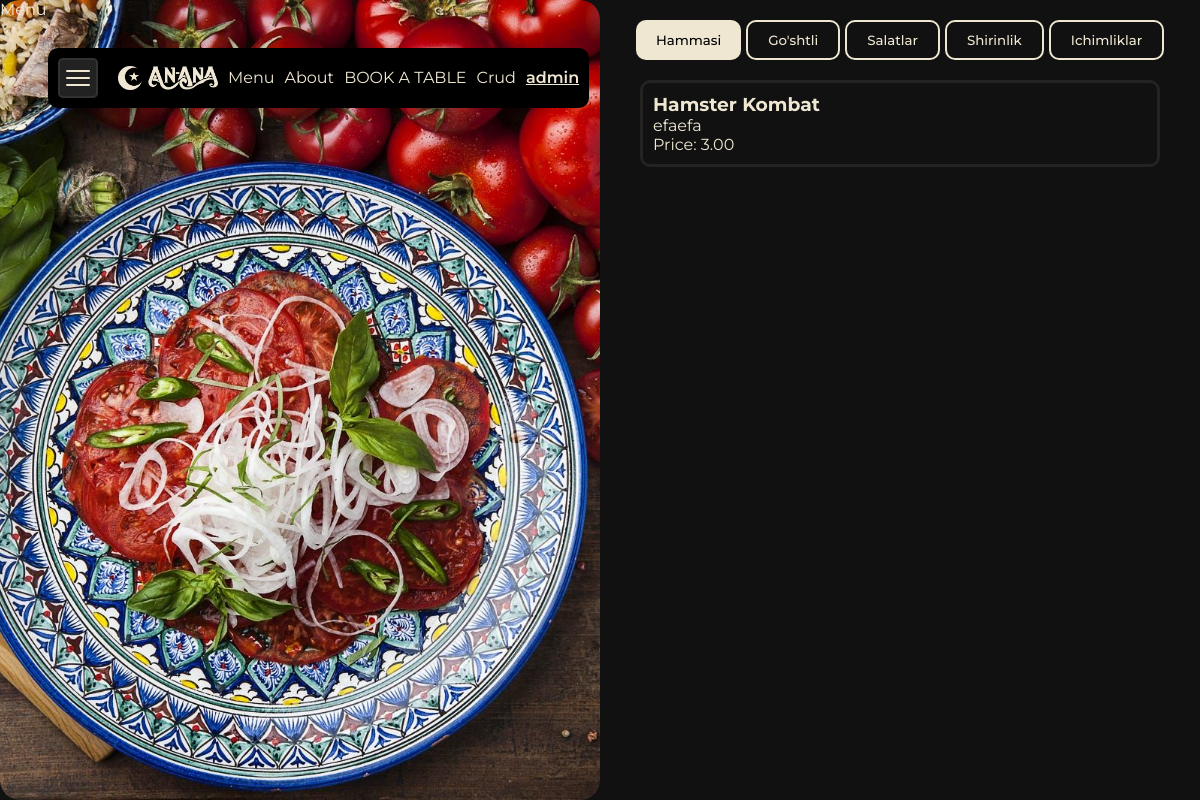
The page /menu_item/ (signed in) on the database its author committed.
### menu/models.py (models this page shows, shortened)
class MenuItem(models.Model):
    CHOICE_CATEGORY = [
        ('Hammasi','Hammasi'),
        ("Go'shtli","Go'shtli"),
        ('Salatlar','Salatlar'),
        ('Shirinlik','Shirinlik'),
        ('Ichimliklar','Ichimliklar')
    ]
    name = models.CharField(max_length=100)
    description = models.TextField()
    price = models.DecimalField(max_digits=5, decimal_places=2)
    available = models.BooleanField(default=True)
    category = models.CharField(max_length=15, choices=CHOICE_CATEGORY, default='Hammasi')

### myproject/views.py (the view)
# urls.py: path('menu_item/', views.menu_item),
@login_required
def menu_item(request):
    menu_items = MenuItem.objects.all()
    context = {
        "menu_items":menu_items
    }
    return render(request, 'menu_item.html', {'context': context})

### templates/menu_item.html (shortened to what this page needs)
{% extends 'base.html' %}
{% load static %}
{% block css %}
  <link rel="stylesheet" href="{% static 'css/menu.css' %}" />
{% endblock %}
{% block content %}
  <div class="menu-main">
    <div class="left-2"><span class="text">Menu</span></div>
    <div class="right">
      <div class="buttons">
        <button class="filter-btn white-btn" data-category="all">Hammasi</button>
        <button class="filter-btn border-btn" data-category="Go'shtli">Go'shtli</button>
        <button class="filter-btn border-btn" data-category="Salatlar">Salatlar</button>
        <button class="filter-btn border-btn" data-category="Shirinlik">Shirinlik</button>
        <button class="filter-btn border-btn" data-category="Ichimliklar">Ichimliklar</button>
      </div>
      <div id="menu-items">
        {% for item in context.menu_items %}
          <div class="menu-item" data-category="{{ item.category }}">
            <h3>{{ item.name }}</h3>
            <p>{{ item.description }}</p>
            <p>Price: {{ item.price }}</p>
          </div>
        {% endfor %}
      </div>
    </div>
  </div>
{% endblock %}

### templates/navbar.html
{% load static %}
<div class="menu-container">
  <div class="burger-menu" id="burgerMenu">
    <div class="bar"></div>
    <div class="bar"></div>
    <div class="bar"></div>
  </div>
  <div class="main-links">
    <a href="/homepage" class="qitchen"><img width="100" src="{% static 'media/anana.png' %}" alt=""></a>
    <a href="/menu_item">Menu</a>
    <a href="/about">About</a>
    <a href="/menu/make_reservation">BOOK A TABLE</a>
    {% if request.user.username == 'admin' %}
    <a href="{% url "menu_create" %}">Crud</a>
    {% endif %}
    <a class="user" href="{% url "profile" request.user.username %}">{{request.user.username}}</a>
  </div>
</div>

### static/css/navbar.css (style rules this page uses)
* { padding: 0; margin: 0; box-sizing: border-box; font-family: "Montserrat", sans-serif; color: #EFE7D2; }
a { text-decoration: none; }
button { cursor: pointer; }
.border-btn { padding: 10px 20px; background-color: transparent; color: #EFE7D2; border: 2px solid #EFE7D2; font-family: "Montserrat", sans-serif; border-radius: 10px; font-weight: 500; }
.white-btn { padding: 10px 20px; background-color: #EFE7D2; color: #000; font-family: "Montserrat", sans-serif; border-radius: 10px; font-weight: 500; border: none; outline: none; }
.menu-container { background-color: black; display: flex; align-items: center; padding: 10px; border-radius: 10px; color: snow; width: auto; position: absolute; z-index: 11; top: 48px; left: 48px; font-family: "Montserrat", sans-serif; gap: 20px; }
.menu-container .burger-menu { width: 40px; cursor: pointer; display: flex; flex-direction: column; justify-content: center; align-items: center; background-color: #222; border-radius: 5px; height: 40px; gap: 5px; padding: 5px; border: 2px solid rgba(239, 231, 210, 0.0823529412); }
.menu-container .burger-menu .bar { height: 2px; width: 90%; background-color: #EFE7D2; border-radius: 2px; transition: all 0.3s ease; }
.menu-container .main-links { display: flex; align-items: center; justify-content: space-between; gap: 10px; }
.menu-container .main-links a { color: #EFE7D2; text-decoration: none; font-size: medium; }
.menu-container .main-links a.qitchen { font-size: 35px; font-family: "Forum", serif; font-weight: 500; font-style: normal; }
.menu-container .main-links a.user { font-weight: 600; text-decoration: underline; }

### static/css/home.css (style rules this page uses)
* { padding: 0; margin: 0; box-sizing: border-box; font-family: "Montserrat", sans-serif; color: #EFE7D2; }
a { text-decoration: none; }
button { cursor: pointer; }
.border-btn { padding: 10px 20px; background-color: transparent; color: #EFE7D2; border: 2px solid #EFE7D2; font-family: "Montserrat", sans-serif; border-radius: 10px; font-weight: 500; }
.white-btn { padding: 10px 20px; background-color: #EFE7D2; color: #000; font-family: "Montserrat", sans-serif; border-radius: 10px; font-weight: 500; border: none; outline: none; }

### static/css/profile.css (style rules this page uses)
* { padding: 0; margin: 0; box-sizing: border-box; font-family: "Montserrat", sans-serif; color: #EFE7D2; }
a { text-decoration: none; }
button { cursor: pointer; }
.border-btn { padding: 10px 20px; background-color: transparent; color: #EFE7D2; border: 2px solid #EFE7D2; font-family: "Montserrat", sans-serif; border-radius: 10px; font-weight: 500; }
.white-btn { padding: 10px 20px; background-color: #EFE7D2; color: #000; font-family: "Montserrat", sans-serif; border-radius: 10px; font-weight: 500; border: none; outline: none; }

### static/css/menu.css (style rules this page uses)
* { padding: 0; margin: 0; box-sizing: border-box; font-family: "Montserrat", sans-serif; color: #EFE7D2; }
a { text-decoration: none; }
button { cursor: pointer; }
.border-btn { padding: 10px 20px; background-color: transparent; color: #EFE7D2; border: 2px solid #EFE7D2; font-family: "Montserrat", sans-serif; border-radius: 10px; font-weight: 500; }
.white-btn { padding: 10px 20px; background-color: #EFE7D2; color: #000; font-family: "Montserrat", sans-serif; border-radius: 10px; font-weight: 500; border: none; outline: none; }
.menu-main { display: grid; grid-template-columns: 1fr 1fr; height: 100vh; }
.menu-main .left-2 { background-image: url("../media/achuvhuk.jpg"); background-position: center; background-repeat: no-repeat; background-size: cover; width: 100%; height: 100vh; border-radius: 20px; }
.menu-main .right { overflow: scroll; overflow-x: hidden; padding: 0 5vh; }
.menu-main .right .buttons { display: flex; justify-content: center; margin: 20px 0; gap: 5px; }
.menu-main .right #menu-items { display: flex; flex-direction: column; gap: 10px; }
.menu-main .right #menu-items .menu-item { border: 3px solid rgba(239, 231, 210, 0.0823529412); border-radius: 10px; padding: 10px; color: #EFE7D2; font-family: "Montserrat", sans-serif; }

### rows shown on the page
MenuItem: name "Hamster Kombat", description "efaefa", price "3.00"

### other values the page prints
{{ request.user.username }} "admin"
